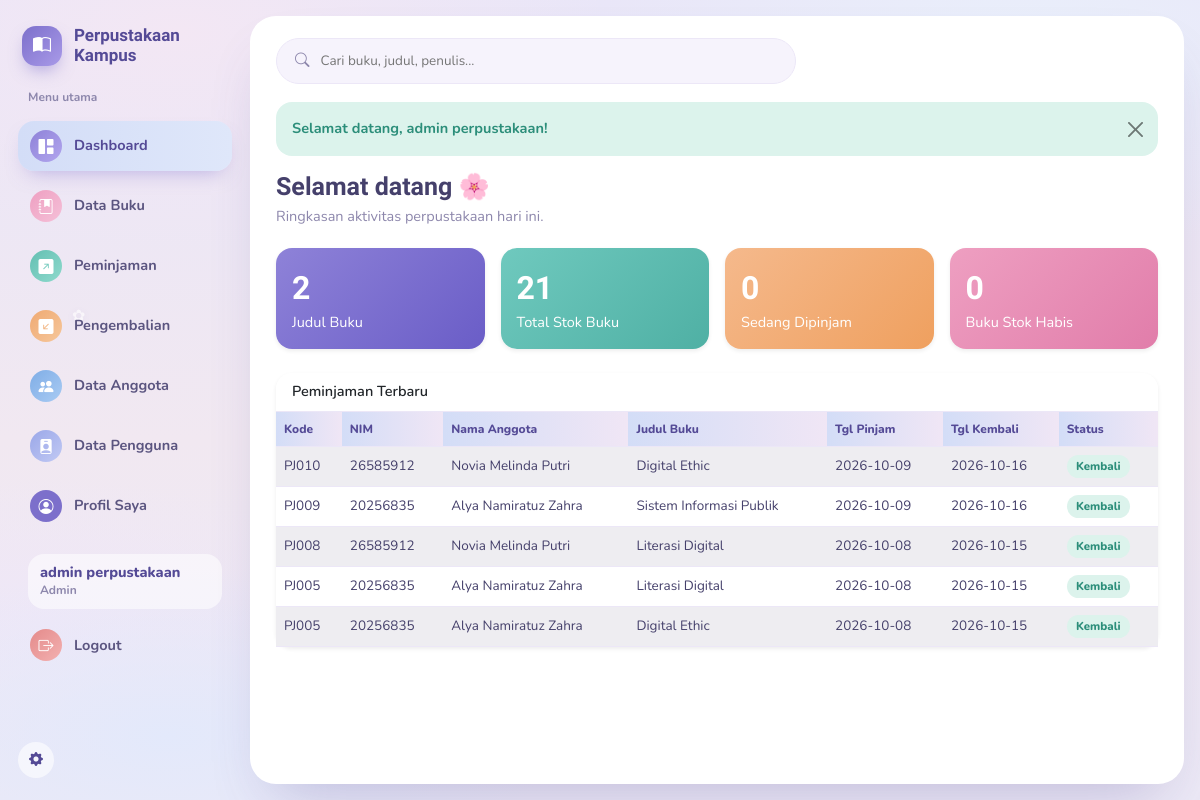
The page / (signed in) on the database its author committed.
### tables this page shows
CREATE TABLE `peminjaman` (
  `id` int(11) NOT NULL,
  `kode_peminjaman` varchar(20) NOT NULL,
  `nim` varchar(20) NOT NULL,
  `id_buku` int(11) NOT NULL,
  `tanggal_pinjam` date NOT NULL,
  `tanggal_kembali` date NOT NULL,
  `tanggal_kembali_aktual` date DEFAULT NULL,
  `status` enum('dipinjam','kembali') NOT NULL DEFAULT 'dipinjam',
  `created_at` timestamp NOT NULL DEFAULT current_timestamp()
);

CREATE TABLE `anggota` (
  `id` int(11) NOT NULL,
  `nim` varchar(20) NOT NULL,
  `nama` varchar(100) NOT NULL
);

CREATE TABLE `buku` (
  `id` int(11) NOT NULL,
  `kode_buku` varchar(20) NOT NULL,
  `judul` varchar(150) NOT NULL,
  `penulis` varchar(100) NOT NULL,
  `penerbit` varchar(100) NOT NULL,
  `kategori` varchar(50) NOT NULL DEFAULT 'Umum',
  `tahun_terbit` int(11) NOT NULL,
  `stok` int(11) NOT NULL DEFAULT 0,
  `status` enum('tersedia','habis') NOT NULL DEFAULT 'tersedia',
  `deleted_at` datetime DEFAULT NULL
);

### app/Core/Controller.php (called while the page is built, shortened)
<?php
abstract class Controller
{
    protected function view(string $view, array $data = [], string $layout = 'main'): void
    {
        extract($data);
        $viewFile = __DIR__ . '/../Views/' . $view . '.php';
        require $viewFile;
        $content = ob_get_clean();
        require __DIR__ . '/../Views/layouts/' . $layout . '.php';
    }
}

### app/Controllers/HomeController.php (called while the page is built, shortened)
<?php
class HomeController extends Controller
{
    public function index(): void
    {
        $bukuService       = new BukuService();
        $peminjamanService = new PeminjamanService();
        $daftarBuku       = $bukuService->getAll();
        $daftarPeminjaman = $peminjamanService->getAll();
        $totalBuku      = count($daftarBuku);
        $totalStok      = array_sum(array_column($daftarBuku, 'stok'));
        $totalDipinjam  = count(array_filter($daftarPeminjaman, fn ($p) => $p['status'] === 'dipinjam'));
        $totalHabis     = count(array_filter($daftarBuku, fn ($b) => (int) $b['stok'] === 0));
        $this->view('dashboard/index', [
            'title'              => 'Dashboard',
            'totalBuku'          => $totalBuku,
            'totalStok'          => $totalStok,
            'totalDipinjam'      => $totalDipinjam,
            'totalHabis'         => $totalHabis,
            'peminjamanTerbaru'  => array_slice($daftarPeminjaman, 0, 5),
        ]);
    }
}

### public/index.php (called while the page is built, shortened)
<?php
spl_autoload_register(function (string $class) {
    $prefix = 'App\\';
    $relative = substr($class, strlen($prefix));
    $path = BASE_PATH . '/app/' . str_replace('\\', '/', $relative) . '.php';
});
$routes = require BASE_PATH . '/routes/web.php';
try {
    (new Router($routes))->dispatch();
} catch (\Throwable $e) {
    Logger::error('Unhandled exception: ' . $e->getMessage());
    http_response_code(500);
    echo 'Terjadi kesalahan pada server. Silakan coba lagi.';
}

### config/database.php (called while the page is built)
<?php
return [
    'host'     => 'localhost',
    'dbname'   => 'perpustakaan',
    'username' => 'root',
    'password' => '',
    'charset'  => 'utf8mb4',
];

### app/Config/Database.php (called while the page is built, shortened)
<?php
class Database
{
    private static ?PDO $instance = null;
    public static function getInstance(): PDO
    {
        if (self::$instance === null) {
            $config = require __DIR__ . '/../../config/database.php';
            $dsn = "mysql:host={$config['host']};dbname={$config['dbname']};charset={$config['charset']}";
            try {
                self::$instance = new PDO($dsn, $config['username'], $config['password'], [
                    PDO::ATTR_ERRMODE            => PDO::ERRMODE_EXCEPTION,
                    PDO::ATTR_DEFAULT_FETCH_MODE => PDO::FETCH_ASSOC,
                    PDO::ATTR_EMULATE_PREPARES   => false,
                ]);
            } catch (PDOException $e) {
                throw new PDOException('Koneksi database gagal.');
            }
        }
        return self::$instance;
    }
}

### app/Services/BukuService.php (called while the page is built, shortened)
<?php
class BukuService
{
    private BukuRepository $repo;
    public function __construct()
    {
        $this->repo = new BukuRepository();
    }
    public function getAll(string $search = ''): array
    {
        return $this->repo->all(trim($search));
    }
}

### app/Repositories/BukuRepository.php (called while the page is built, shortened)
<?php
class BukuRepository
{
    private PDO $db;
    public function __construct()
    {
        $this->db = Database::getInstance();
    }
    public function all(string $search = ''): array
    {
        $sql = 'SELECT * FROM buku WHERE deleted_at IS NULL';
        $params = [];
        $sql .= ' ORDER BY id DESC';
        $stmt = $this->db->prepare($sql);
        $stmt->execute($params);
        return $stmt->fetchAll();
    }
}

### app/Services/PeminjamanService.php (called while the page is built, shortened)
<?php
class PeminjamanService
{
    private PeminjamanRepository $repo;
    public function __construct()
    {
        $this->repo = new PeminjamanRepository();
    }
    public function getAll(string $search = ''): array
    {
        return $this->repo->all(trim($search));
    }
}

### app/Repositories/PeminjamanRepository.php (called while the page is built, shortened)
<?php
class PeminjamanRepository
{
    private PDO $db;
    public function __construct()
    {
        $this->db = Database::getInstance();
    }
    public function all(string $search = ''): array
    {
        $sql = "SELECT p.*, a.nama AS nama_anggota, b.judul AS judul_buku, b.kode_buku
                FROM peminjaman p
                INNER JOIN anggota a ON p.nim = a.nim
                INNER JOIN buku b ON p.id_buku = b.id";
        $params = [];
        $sql .= ' ORDER BY p.id DESC';
        $stmt = $this->db->prepare($sql);
        $stmt->execute($params);
        return $stmt->fetchAll();
    }
}

### app/Core/Auth.php (called while the page is built, shortened)
<?php
class Auth
{
    public static function check(): bool
    {
        return !empty($_SESSION['logged_in']) && $_SESSION['logged_in'] === true;
    }
    public static function nama(): string
    {
        return $_SESSION['user_nama'] ?? '';
    }
    public static function role(): ?string
    {
        return self::check() ? ($_SESSION['user_role'] ?? null) : null;
    }
    public static function isAdmin(): bool
    {
        return self::role() === 'admin';
    }
}

### app/Views/dashboard/index.php (the view)
<div class="page-head">
  <div>
    <h1>Selamat datang <span aria-hidden="true">🌸</span></h1>
    <p>Ringkasan aktivitas perpustakaan hari ini.</p>
  </div>
</div>
<div class="row g-3 mb-4">
  <div class="col-md-3">
    <div class="card card-stat text-white bg-primary shadow-sm">
      <div class="card-body">
        <div class="fs-2 fw-bold"><?= (int) $totalBuku ?></div>
        <div>Judul Buku</div>
      </div>
    </div>
  </div>
  <div class="col-md-3">
    <div class="card card-stat text-white bg-success shadow-sm">
      <div class="card-body">
        <div class="fs-2 fw-bold"><?= (int) $totalStok ?></div>
        <div>Total Stok Buku</div>
      </div>
    </div>
  </div>
  <div class="col-md-3">
    <div class="card card-stat text-white bg-warning shadow-sm">
      <div class="card-body">
        <div class="fs-2 fw-bold"><?= (int) $totalDipinjam ?></div>
        <div>Sedang Dipinjam</div>
      </div>
    </div>
  </div>
  <div class="col-md-3">
    <div class="card card-stat text-white bg-danger shadow-sm">
      <div class="card-body">
        <div class="fs-2 fw-bold"><?= (int) $totalHabis ?></div>
        <div>Buku Stok Habis</div>
      </div>
    </div>
  </div>
</div>
<div class="card shadow-sm">
  <div class="card-header bg-white fw-semibold">Peminjaman Terbaru</div>
  <div class="table-responsive">
    <table class="table table-striped mb-0 align-middle">
      <thead class="table-dark">
        <tr>
          <th>Kode</th><th>NIM</th><th>Nama Anggota</th><th>Judul Buku</th>
          <th>Tgl Pinjam</th><th>Tgl Kembali</th><th>Status</th>
        </tr>
      </thead>
      <tbody>
        <?php if (empty($peminjamanTerbaru)): ?>
          <tr><td colspan="7" class="text-center text-muted py-3">Belum ada data peminjaman.</td></tr>
        <?php else: foreach ($peminjamanTerbaru as $p): ?>
          <tr>
            <td><?= htmlspecialchars($p['kode_peminjaman']) ?></td>
            <td><?= htmlspecialchars($p['nim']) ?></td>
            <td><?= htmlspecialchars($p['nama_anggota']) ?></td>
            <td><?= htmlspecialchars($p['judul_buku']) ?></td>
            <td><?= htmlspecialchars($p['tanggal_pinjam']) ?></td>
            <td><?= htmlspecialchars($p['tanggal_kembali']) ?></td>
            <td>
              <?php if ($p['status'] === 'dipinjam'): ?>
                <span class="badge bg-warning text-dark">Dipinjam</span>
              <?php else: ?>
                <span class="badge bg-success">Kembali</span>
              <?php endif; ?>
            </td>
          </tr>
        <?php endforeach; endif; ?>
      </tbody>
    </table>
  </div>
</div>

### app/Core/Router.php (shortened to what this page needs)
<?php
class Router
{
    private array $routes;
    public function __construct(array $routes)
    {
        $this->routes = $routes;
    }
    public function dispatch(): void
    {
        $uri = parse_url($_SERVER['REQUEST_URI'], PHP_URL_PATH);
        $uri = '/' . ltrim($uri, '/');
        $method = $_SERVER['REQUEST_METHOD'];
        if (isset($this->routes[$method][$uri])) {
            $route           = $this->routes[$method][$uri];
            $action          = $route[1];
            $controller = new $controllerClass();
            $controller->$action();
            return;
        }
    }
}

### app/Views/layouts/main.php (shortened to what this page needs)
<!DOCTYPE html>
<html lang="id">
<head>
<link href="https://cdn.jsdelivr.net/npm/bootstrap@5.3.3/dist/css/bootstrap.min.css" rel="stylesheet">
<link href="https://cdn.jsdelivr.net/npm/bootstrap-icons@1.11.3/font/bootstrap-icons.css" rel="stylesheet">
<link href="<?= BASE_URL ?>/assets/css/app.css?v=<?= @filemtime(__DIR__ . '/../../../public/assets/css/app.css') ?: 3 ?>" rel="stylesheet">
</head>
<body>
<div class="app-shell">
  <aside class="sidebar">
    <div class="brand"><span class="brand-icon"><i class="bi bi-book-half"></i></span><span>Perpustakaan<br>Kampus</span></div>
    <?php require __DIR__ . '/../partials/sidebar.php'; ?>
    <button class="settings-dot" type="button" aria-label="Pengaturan"><i class="bi bi-gear-fill"></i></button>
  </aside>
  <main class="main-area">
    <nav class="topbar">
      <div class="top-search-wrap">
        <form id="globalSearch" class="top-search" method="GET">
          <i class="bi bi-search"></i>
          <input name="q" type="text" placeholder="Cari buku, judul, penulis..." aria-label="Pencarian cepat">
        </form>
      </div>
    </nav>
    <div class="content-area">
      <?php require __DIR__ . '/../partials/alert.php'; ?>
      <?= $content ?>
    </div>
  </main>
</div>
</body>
</html>

### app/Views/partials/sidebar.php (shortened to what this page needs)
<?php
$current = parse_url($_SERVER['REQUEST_URI'], PHP_URL_PATH);
$current = '/' . ltrim($current, '/');
function isActive(string $path, string $current): string
{
    return $current === $path ? 'active' : '';
}
?>
<div class="menu-label">Menu utama</div>
<?php if (Auth::isAdmin()): ?>
<a href="<?= BASE_URL ?>/" class="nav-item <?= isActive('/', $current) ?>"><i class="bi bi-grid-1x2-fill"></i><span>Dashboard</span></a>
<a href="<?= BASE_URL ?>/buku" class="nav-item <?= isActive('/buku', $current) ?>"><i class="bi bi-journal-bookmark-fill"></i><span>Data Buku</span></a>
<a href="<?= BASE_URL ?>/peminjaman" class="nav-item <?= isActive('/peminjaman', $current) ?>"><i class="bi bi-arrow-up-right-square-fill"></i><span>Peminjaman</span></a>
<a href="<?= BASE_URL ?>/pengembalian" class="nav-item <?= isActive('/pengembalian', $current) ?>"><i class="bi bi-arrow-down-left-square-fill"></i><span>Pengembalian</span></a>
<a href="<?= BASE_URL ?>/anggota" class="nav-item <?= isActive('/anggota', $current) ?>"><i class="bi bi-people-fill"></i><span>Data Anggota</span></a>
<a href="<?= BASE_URL ?>/pengguna" class="nav-item <?= isActive('/pengguna', $current) ?>"><i class="bi bi-person-badge-fill"></i><span>Data Pengguna</span></a>
<?php endif; ?>
<a href="<?= BASE_URL ?>/profil" class="nav-item <?= isActive('/profil', $current) ?>"><i class="bi bi-person-circle"></i><span>Profil Saya</span></a>
<div class="user-chip">
  <div class="user-chip-name"><?= htmlspecialchars(Auth::nama()) ?></div>
  <div class="user-chip-role"><?= Auth::isAdmin() ? 'Admin' : 'User' ?></div>
</div>
<form action="<?= BASE_URL ?>/logout" method="POST" class="m-0">
  <button type="submit" class="nav-item nav-logout w-100"><i class="bi bi-box-arrow-right"></i><span>Logout</span></button>
</form>

### app/Views/partials/alert.php (shortened to what this page needs)
<?php
$flash = $_SESSION['flash'] ?? null;
?>
<?php if ($flash): ?>
<div class="alert alert-<?= htmlspecialchars($flash['type']) ?> alert-dismissible fade show" role="alert">
    <?= htmlspecialchars($flash['message']) ?>
    <button type="button" class="btn-close" data-bs-dismiss="alert" aria-label="Close"></button>
</div>
<?php endif; ?>

### rows shown on the page
peminjaman: kode_peminjaman "PJ010", nim "26585912", anggota.nama "Novia Melinda Putri", id_buku.judul "Digital Ethic", tanggal_pinjam "2026-10-09", tanggal_kembali "2026-10-16", status "Kembali"
peminjaman: kode_peminjaman "PJ009", nim "20256835", anggota.nama "Alya Namiratuz Zahra", id_buku.judul "Sistem Informasi Publik", tanggal_pinjam "2026-10-09", tanggal_kembali "2026-10-16", status "Kembali"
peminjaman: kode_peminjaman "PJ008", nim "26585912", anggota.nama "Novia Melinda Putri", id_buku.judul "Literasi Digital", tanggal_pinjam "2026-10-08", tanggal_kembali "2026-10-15", status "Kembali"
peminjaman: kode_peminjaman "PJ005", nim "20256835", anggota.nama "Alya Namiratuz Zahra", id_buku.judul "Literasi Digital", tanggal_pinjam "2026-10-08", tanggal_kembali "2026-10-15", status "Kembali"
peminjaman: kode_peminjaman "PJ005", nim "20256835", anggota.nama "Alya Namiratuz Zahra", id_buku.judul "Digital Ethic", tanggal_pinjam "2026-10-08", tanggal_kembali "2026-10-15", status "Kembali"

### other values the page prints
Auth::nama() "admin perpustakaan"
$flash['message'] "Selamat datang, admin perpustakaan!"
$totalBuku "2"
$totalStok "21"
$totalDipinjam "0"
$totalHabis "0"
